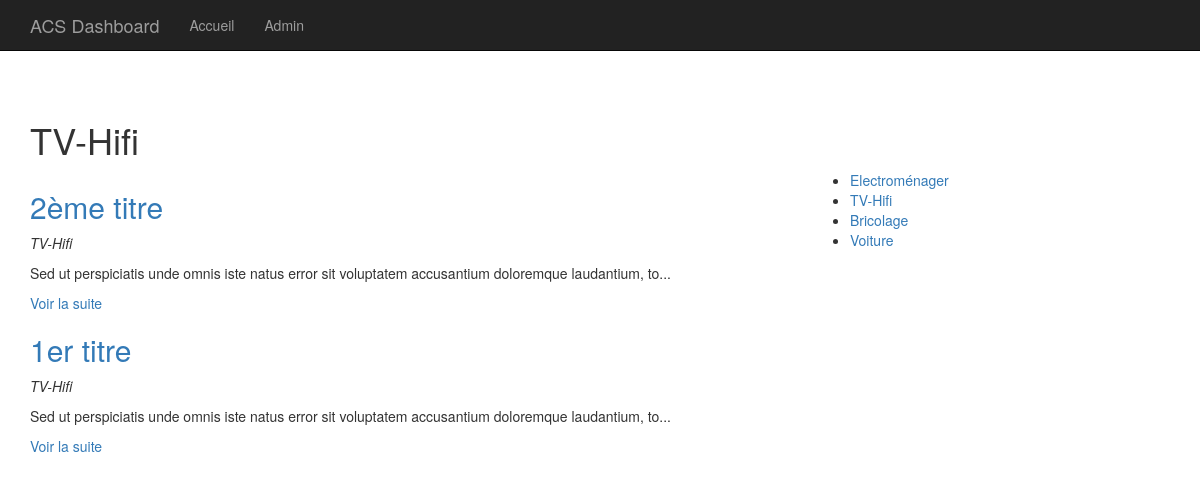
The app's page /index.php?p=posts.category&id=2, older data.
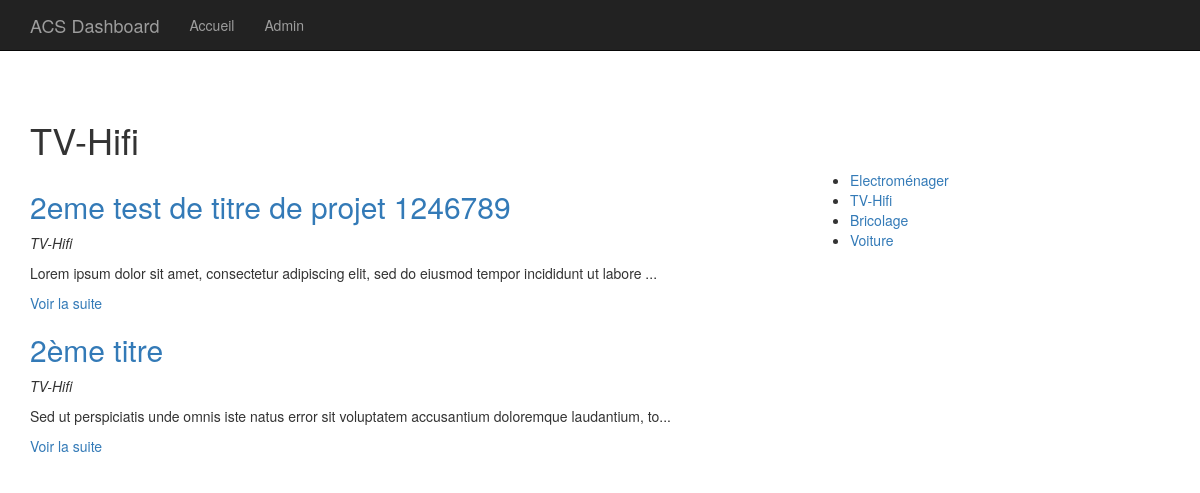
The same page, newer data.
### tables this page shows
CREATE TABLE IF NOT EXISTS `articles` (
  `id` int(11) NOT NULL AUTO_INCREMENT,
  `titre` varchar(255) DEFAULT NULL,
  `lieuachat` varchar(255) DEFAULT NULL,
  `adresseachat` varchar(255) DEFAULT NULL,
  `urlachat` varchar(255) DEFAULT NULL,
  `ref` varchar(255) NOT NULL,
  `dateachat` varchar(20) NOT NULL,
  `datefingarantie` varchar(20) NOT NULL,
  `category_id` int(11) DEFAULT NULL,
  `prix` int(10) NOT NULL DEFAULT 0,
  `conseilsentretien` longtext DEFAULT NULL,
  `phototicketachat` varchar(255) DEFAULT NULL,
  `manuelutilisation` longtext DEFAULT NULL,
  PRIMARY KEY (`id`)
);

CREATE TABLE IF NOT EXISTS `categories` (
  `id` int(11) NOT NULL AUTO_INCREMENT,
  `titre` varchar(255) DEFAULT NULL,
  PRIMARY KEY (`id`)
);

### core/Controller/Controller.php (called while the page is built, shortened)
<?php
    class Controller{
        protected $viewPath;
        protected function render($view, $variables = []){
            extract($variables);
            require($this->viewPath . str_replace('.', '/', $view) . '.php');
        }
    }
?>

### app/Controller/PostsController.php (called while the page is built, shortened)
<?php
    class PostsController extends AppController{
        public function category(){
            $categorie = $this->Category->find($_GET['id']);
            $articles = $this->Post->lastByCategory($_GET['id']);
            $categories = $this->Category->all();
            $this->render('posts.category', compact('articles','categories', 'categorie'));
        }
    }
?>

### public/index.php (called while the page is built, shortened)
<?php
    if(isset($_GET['p'])){
        $page = $_GET['p'];
    }
    else{
        $page = 'posts.index';
    }
    $page = explode('.', $page);
    if($page[0] == 'admin'){
        $controller = '\App\Controller\Admin\\' . ucfirst($page[1]) . 'Controller';
        $action = $page[2];
    }
    else{
        $action = $page[1];
    }
    $controller = new $controller();
    $controller->$action();
?>

### core/Table/Table.php (called while the page is built, shortened)
<?php
    class Table{
        protected $table;
        protected $db;
        public function __construct(Database $db){
            $this->db = $db;
        }
        public function all(){
            return $this->query("SELECT * FROM " . $this->table);
        }
        public function find($id){
            return $this->query("SELECT * FROM {$this->table} WHERE id = ?", [$id], true);
        }
        public function query($statement, $attributes = null, $one = false){
            if($attributes){
                return $this->db->prepare(
                    $statement,
                    $attributes,
                    str_replace('Table', 'Entity', get_class($this)),
                    $one
                );
            }
             else{
                return $this->db->query(
                    $statement,
                    str_replace('Table', 'Entity', get_class($this)),
                     $one
                );
            }
        }
    }
?>

### core/Database/MysqlDatabase.php (called while the page is built, shortened)
<?php
    class MysqlDatabase extends Database{
        private $pdo;
        private function getPDO(){
            if($this->pdo === null){
                $pdo = new PDO('mysql:dbname=mvc-blog;host=localhost', 'root', '');
                $pdo->setAttribute(PDO::ATTR_ERRMODE, PDO::ERRMODE_EXCEPTION);
                $this->pdo = $pdo;
            }
            return $this->pdo;
        }
        public function query($statement, $class_name = null, $one = false){
            $req = $this->getPDO()->query($statement);
            if($class_name === null){
                $req->setFetchMode(PDO::FETCH_OBJ);
            }
            else{
                $req->setFetchMode(PDO::FETCH_CLASS, $class_name);
            }
            if($one){
                $datas = $req->fetch();
            }
            else{
                $datas = $req->fetchAll();
            }
            return $datas;
        }
        public function prepare($statement, $attributes, $class_name = null, $one = false){
            $req = $this->getPDO()->prepare($statement);
            $res = $req->execute($attributes);
            if($class_name === null){
                $req->setFetchMode(PDO::FETCH_OBJ);
            }
            else{
                $req->setFetchMode(PDO::FETCH_CLASS, $class_name);
            }
            if($one){
                $datas = $req->fetch();
            }
            else{
                $datas = $req->fetchAll();
            }
            return $datas;
        }
    }
?>

### app/Autoloader.php (called while the page is built, shortened)
<?php
  class Autoloader{
      static function autoload($class){
          if (strpos($class, __NAMESPACE__ . '\\') === 0){
              $class = str_replace(__NAMESPACE__ . '\\', '', $class);
              $class = str_replace('\\', '/', $class);
          }
      }
  }

### core/Autoloader.php (called while the page is built, shortened)
<?php
  class Autoloader{
      static function autoload($class){
          if (strpos($class, __NAMESPACE__ . '\\') === 0){
              $class = str_replace(__NAMESPACE__ . '\\', '', $class);
              $class = str_replace('\\', '/', $class);
          }
      }
  }

### app/Table/PostTable.php (called while the page is built, shortened)
<?php
    class PostTable extends Table{
        public function lastByCategory($category_id){
            return $this->query("
                SELECT articles.id, articles.titre, articles.lieuachat, articles.adresseachat, articles.urlachat, articles.ref, articles.dateachat, articles.datefingarantie, articles.prix, articles.conseilsentretien, articles.phototicketachat, articles.manuelutilisation, categories.titre as categorie
                FROM articles
                LEFT JOIN categories ON category_id = categories.id
                WHERE articles.category_id = ?
                ORDER BY articles.id DESC",
                [$category_id]
              );
        }
    }
?>

### core/Entity/Entity.php (called while the page is built, shortened)
<?php
    class Entity{
        public function __get($key){
            $method = 'get' . ucfirst($key);
            $this->$key = $this->$method();
            return $this->$key;
        }
    }
?>

### app/Entity/CategoryEntity.php (called while the page is built, shortened)
<?php
    class CategoryEntity extends Entity{
        public function getUrl(){
          return 'index.php?p=posts.category&id=' . $this->id;
        }
    }
?>

### app/Views/posts/category.php (the view)
<h1><?= $categorie->titre; ?></H1>
<div class="row">
    <div class="col-sm-8">
        <?php
            foreach ($articles as $post) :
        ?>
            <h2><a href="<?= $post->url; ?>"><?= $post->titre; ?></a></h2>
            <p><em><?= $post->categorie; ?></em></p>
            <p><?= $post->extrait; ?></p>
        <?php endforeach; ?>
    </div>
    <div class="col-sm-4">
        <ul>
            <?php foreach ($categories as $categorie) : ?>
                <li><a href="<?= $categorie->url; ?>"><?= $categorie->titre; ?></a></li>
            <?php endforeach; ?>
        </ul>
    </div>
</div>

### app/Entity/PostEntity.php (shortened to what the changed rows need)
<?php
    class PostEntity extends Entity{
        public function getUrl(){
          return 'index.php?p=posts.single&id=' . $this->id;
        }
        public function getExtrait(){
          $html = '<p>' . substr($this->manuelutilisation, 0, 100) . '...</p>';
          $html .= '<p><a href="' . $this->getUrl() . '">Voir la suite</a></p>';
          return $html;
        }
    }
?>

Row changes from the older to the newer data that the page shows:
removed articles: titre "1er titre", category.titre "TV-Hifi", manuelutilisation "Sed ut perspiciatis unde omnis iste natus error sit voluptatem accusantium doloremque laudantium, to"
added articles: titre "2eme test de titre de projet 1246789", category.titre "TV-Hifi", manuelutilisation "Lorem ipsum dolor sit amet, consectetur adipiscing elit, sed do eiusmod tempor incididunt ut labore"
